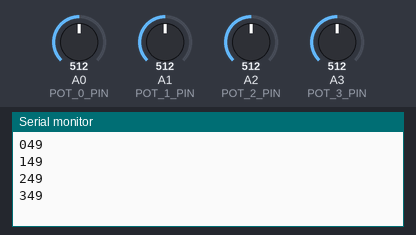
This sketch was run on a simulated Arduino Uno, built with avr-gcc and run on an emulated ATmega328P. On the bench: the last lines printed to the serial monitor. Inputs (shaded band) come from the test bench; at power-on: A0 (POT_0_PIN) = 512, A1 (POT_1_PIN) = 512, A2 (POT_2_PIN) = 512, A3 (POT_3_PIN) = 512.

Above: at 1.2 s.
1.3 s: A0 (POT_0_PIN) set to 716
At 2.3 s:
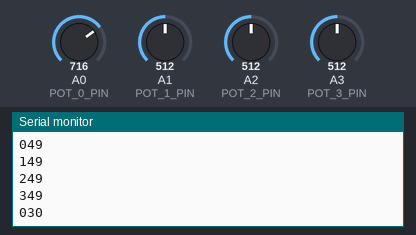
2.8 s: A1 (POT_1_PIN) set to 716
At 3.7 s:
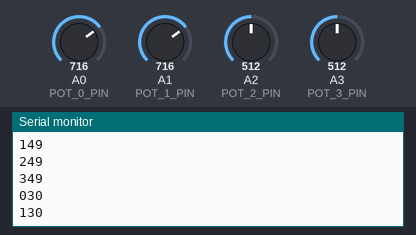
4.3 s: A2 (POT_2_PIN) set to 716
At 5.2 s:
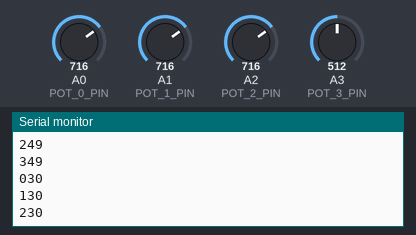
5.8 s: A3 (POT_3_PIN) set to 716
At 6.7 s:
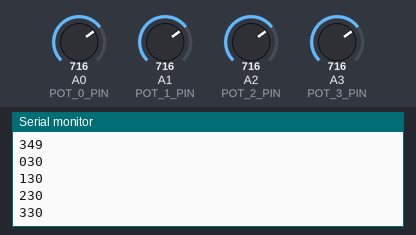
7.3 s: A0 (POT_0_PIN) set to 992
At 8.2 s:
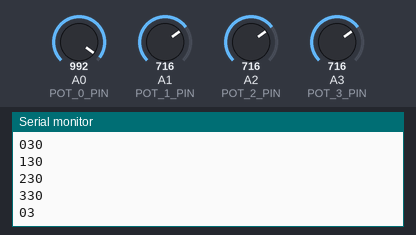
8.8 s: A1 (POT_1_PIN) set to 992
At 9.7 s:
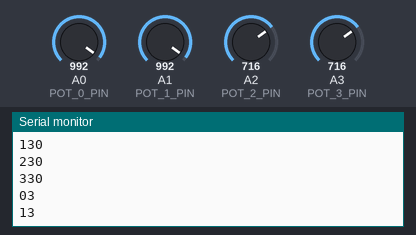
Timing chart, 0 to 11.3 s (numbered marks = the images above; inputs shaded):
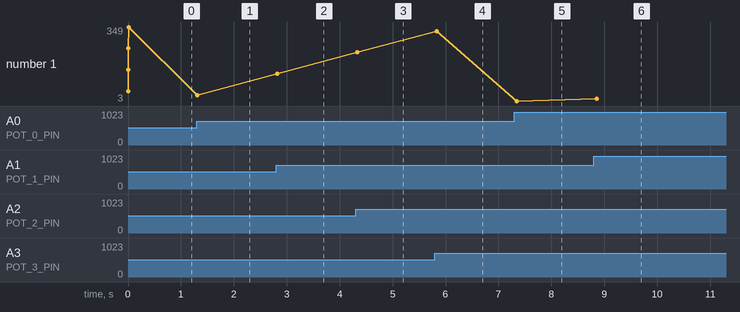

Measured:
- after the input at 1.3 s, the serial monitor: prints a new line at once (image 1)
- after the input at 2.8 s, the serial monitor: prints a new line at once (image 2)
- after the input at 4.3 s, the serial monitor: prints a new line at once (image 3)
- after the input at 5.8 s, the serial monitor: prints a new line at once (image 4)
- after the input at 7.3 s, the serial monitor: prints a new line after 0.05 s (image 5)
- after the input at 8.8 s, the serial monitor: prints a new line after 0.06 s (image 6)
- plotted number 1: 349 → 30 after the input at 1.3 s, 30 → 130 after the input at 2.8 s, 130 → 230 after the input at 4.3 s, 230 → 330 after the input at 5.8 s, 330 → 3 after the input at 7.3 s

The sketch:

MixerController_Arduino.ino
```cpp
#define POT_0_PIN A0
#define POT_1_PIN A1
#define POT_2_PIN A2
#define POT_3_PIN A3

long POT_0_VAL = 0;
long last_POT_0_VAL = -1;

long POT_1_VAL = 0;
long last_POT_1_VAL = -1;

long POT_2_VAL = 0;
long last_POT_2_VAL = -1;

long POT_3_VAL = 0;
long last_POT_3_VAL = -1;

void setup() {
  pinMode(POT_0_PIN, INPUT);
  pinMode(POT_1_PIN, INPUT);
  pinMode(POT_2_PIN, INPUT);
  pinMode(POT_3_PIN, INPUT);
  Serial.begin(9600);
}

void loop() {
  POT_0_VAL = (long) (1023 - analogRead(POT_0_PIN))*100/1023;
  POT_1_VAL = (long) (1023 - analogRead(POT_1_PIN))*100/1023;
  POT_2_VAL = (long) (1023 - analogRead(POT_2_PIN))*100/1023;
  POT_3_VAL = (long) (1023 - analogRead(POT_3_PIN))*100/1023;

  if(abs(POT_0_VAL - last_POT_0_VAL)>1){
    Serial.print("0");
    Serial.print(POT_0_VAL);
    Serial.print("\n");
    last_POT_0_VAL = POT_0_VAL;
  }

  if(abs(POT_1_VAL - last_POT_1_VAL)>1){
    Serial.print("1");
    Serial.print(POT_1_VAL);
    Serial.print("\n");
    last_POT_1_VAL = POT_1_VAL;
  }

  if(abs(POT_2_VAL - last_POT_2_VAL)>1){
    Serial.print("2");
    Serial.print(POT_2_VAL);
    Serial.print("\n");
    last_POT_2_VAL = POT_2_VAL;
  }

  if(abs(POT_3_VAL - last_POT_3_VAL)>1){
    Serial.print("3");
    Serial.print(POT_3_VAL);
    Serial.print("\n");
    last_POT_3_VAL = POT_3_VAL;
  }
  delay(100);
}
```
